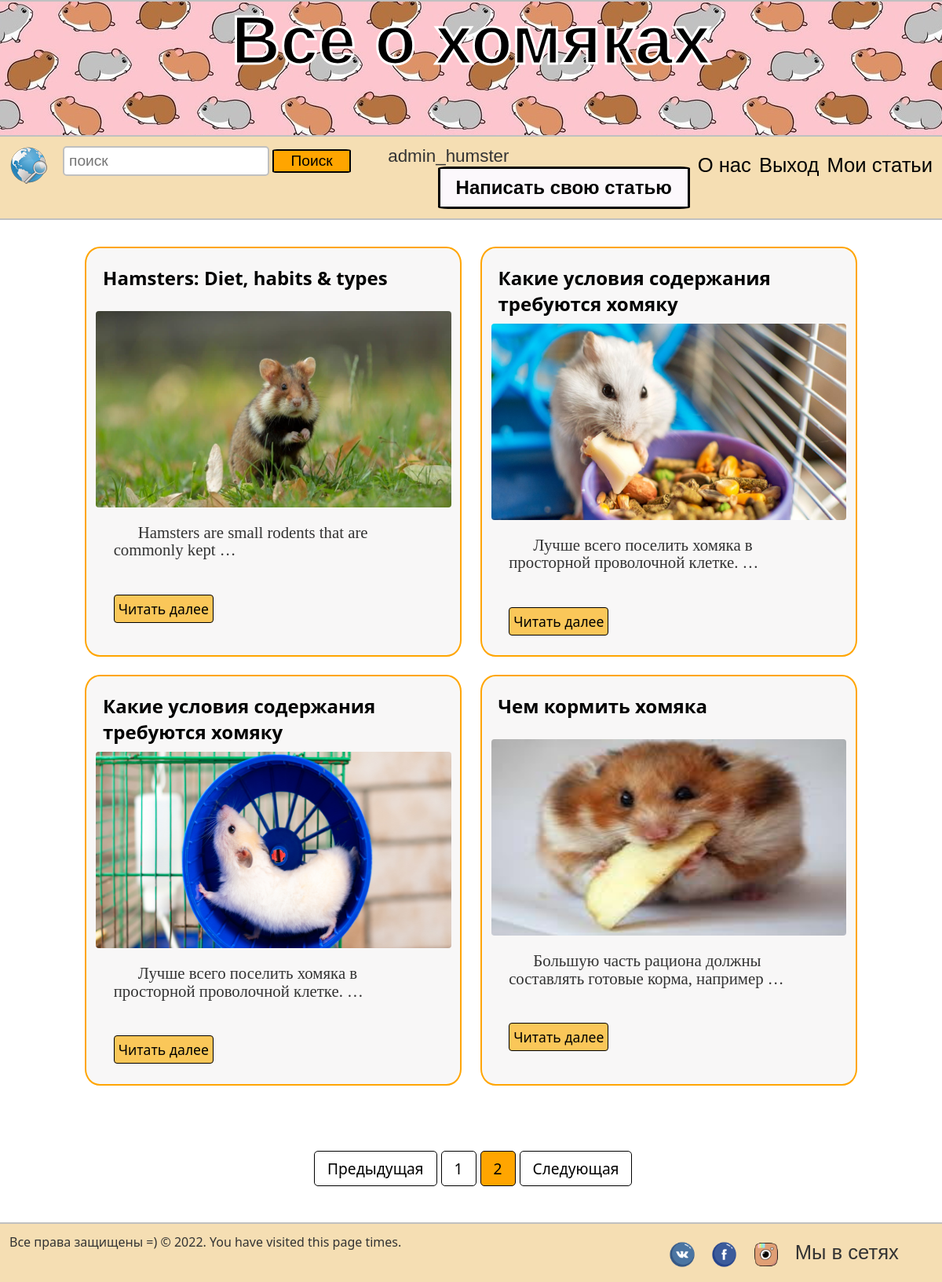
Page /my_articles?page=2 (signed in) on the committed database.
### myblog/models.py (models this page shows, shortened)
class Post(models.Model):
    title = models.CharField(max_length=200)
    url = models.SlugField(null=False, unique=True)
    content = models.TextField()
    image = models.ImageField()
    created_at = models.DateField(default=timezone.now)
    author = models.ForeignKey(User, on_delete=models.CASCADE)

### myblog/views.py (the view)
# urls.py: path('my_articles', UserPostsView.as_view(), name='my_articles'),
class UserPostsView(View):
    def get(self, request, *args, **kwargs):
        posts = Post.objects.filter(author=request.user)
        paginator = Paginator(posts, 6)
        page_number = request.GET.get('page')
        page_obj = paginator.get_page(page_number)
        return render(request, 'myblog/my_articles.html', context={
            'page_obj': page_obj
        })

### myblog/templates/myblog/my_articles.html (shortened to what this page needs)
{% extends './base.html' %}
{% load static %}
{% block content %}
	<div class="wrapper">
		<div class="articles">
            {% if page_obj %}
                {% for post in page_obj %}
                <div class="article">
					<div class="content">
						<div class="title">
							<h4>{{ post.title|safe }}</h4>
						</div>
						<img src="media/{{ post.image }}" title="Humster picture">
						<p>{{ post.content|truncatewords:8 }}</p>
					</div>
					<a href="{% url 'post_detail' slug=post.url %}">Читать далее</a>
                </div>
                {% endfor %}
            {% else %}
            <div class="no_my_article">
                <h2>Вы пока еще не добавили статью</h2>
            </div>
            {% endif %}
		</div>
	</div>
	{% endblock content %}
{% block pagination %}
    <div class="pagin_div">
        <nav class="pagination">
        <ul class="pagination">
            {% if page_obj.has_previous %}
                <a class="" href="?page={{ page_obj.previous_page_number }}" tabindex="-1">Предыдущая</a>
            {% else %}
                <li><a href="#" tabindex="-1">Предыдущая</a></li>
            {% endif %}
            {% for i in page_obj.paginator.page_range %}
                {% if i == page_obj.number %}
                    <li><a href="?page={{ i }}" class="sr-only">{{ i }}</a></li>
                {% else %}
                    <li><a href="?page={{ i }}" >{{ i }}</a></li>
                {% endif %}
            {% endfor %}
        {% if page_obj.has_next %}
            <a class="next" href="?page={{ page_obj.next_page_number }}">Следующая</a>
        {% else %}
            <li class="next"><a href="#">Следующая</a></li>
        {% endif %}
        </ul>
    </nav>
    </div>
    <br>
{% endblock %}

### myblog/templates/myblog/block/navbar.html
{% load static %}
<div id="page-wrap">
		<header>
			<div class="left">
			    <a class="left" href="{% url 'index' %}" title="На главную" id="logo"><img src="{% static 'img/main.png' %}"></a>
			    <form class="left" action="{% url 'search_results' %}" method="get">
					<input type="text" class="field" placeholder="поиск" name="q"/>
		  			<button class="search_button" type="submit">Поиск</button>
				</form>
			</div>
            {% if user.is_authenticated %}
                <span class="signin_login">{{ user }}</span>
                <a href="{% url 'my_articles' %}"><span class="right">Мои статьи</span></a>
                <a href="{% url 'signout' %}"><span class="right">Выход</span></a>
            {% else %}
			    <a href="{% url 'signup' %}"><span class="right">Регистрация</span></a>
				<a href="{% url 'signin' %}"><span class="right">Войти</span></a>
            {% endif %}
                <a href="{% url 'about' %}"><span class="right">О нас</span></a>
				<a href="{% url 'write_article' %}" class="write_article"><h2>Написать свою статью</h2></a>
		</header>
	</div>

### myblog/static/css/style.css (style rules this page uses)
* { margin: 0; padding: 0; outline: none; }
html { height: 100%; }
body { width: 100%; height: 100%; color: #333; background-color: f7f7f7; font-size: 1em; font-family: "Segoe UI", sans-serif; }
a { color: black; text-decoration: none; transition: all.6s ease; -moz-transition: all.6s ease; }
.left { float: left; }
.right { margin-top: 10px; float: right; font-size: 1.6em; font-family: Comic Sans MS, sans-serif; margin-left: 10px; }
header, footer { width: 98%; background-color: wheat; min-height: 50px; float: left; }
header { position:sticky; border-bottom: 2px solid silver; padding: 1%; }
#logo { font-size: 2em; font-family: Comic Sans MS, sans-serif; }
input[type=text].field { border-radius: 5px; border: 2px solid silver; padding: 6px; margin-left: 20px; min-height: 15px; font-size: 1.2em; }
.wrapper { margin-top: 3%; padding: 1%; margin-bottom: 3%; }
.wrapper .articles { width: 100%; margin: 0px 2%; margin-left: auto; margin-right: auto; display: flex; justify-content: center; flex-wrap: wrap; }
li { list-style-type: none; }
.wrapper .articles .article { margin: 1%; min-width: 320px; max-width: 480px; border: 2px solid orange; padding: 1%; box-sizing: border-box; border-radius: 4%; background-color: #F8F7F7; height: auto; }
.wrapper .articles .article img { width: 100%; height: 250px; border-radius: 4px 4px 4px 4px; margin-bottom: 10px; }
.wrapper .articles .article p { margin-left: 5%; width: 90%; text-indent: 1.5em; padding-top: 6px; font-family: Verdana fantasy; line-height: 110%; font-size: 1.3em; min-height: 90px; }
.wrapper .articles .article .content .title { font-weight: normal; font-size: 1.5em; color: black; margin: 2%; min-height: 50px; }
.wrapper .articles .article a { padding: 5px; background-color: #FAC759; margin-left: 5%; margin-bottom: 3%; border-radius: 4px; float: left; border: 1px solid black; font-size: 1.1em; }
#page-wrap { min-height: 4%; margin-bottom: 10px; height: 10%; }
.write_article { border: 3px solid black; border-radius: 4%; padding: 10px 20px; background-color: #FCF8FC; float: right; font-size: 1em; font-family: Comic Sans MS, sans-serif; margin-left: 10px; }
#page-wrap:after { content: ""; display: block; }
.search_button { width: 100px; border: 2px solid black; background: orange; border-radius: 6%; cursor: pointer; font-family: Comic Sans MS, sans-serif; font-size: 1.2em; min-height: 15px; padding: 2px; }
.signin_login { margin-left: 4%; font-family: Comic Sans MS, sans-serif; font-size: 1.4em; }
.pagin_div { width: 400px; margin-left: auto; margin-right: auto; padding-top: 2%; padding-bottom: 2%; }
.pagination { display: flex; column-gap: 5px; }
.pagination a { color: black; float: left; padding: 8px 16px; text-decoration: none; border: 1px solid black; border-radius: 5px; font-size: 1.2em; }
.pagination .sr-only { background: orange; }

### rows in the picture
Post: title "Hamsters: Diet, habits & types", image (picture), content "Hamsters are small rodents that are commonly kept …"
Post: title "Какие условия содержания требуются хомяку", image (picture), content "Лучше всего поселить хомяка в просторной проволочной клетке. …"
Post: title "Какие условия содержания требуются хомяку", image (picture), content "Лучше всего поселить хомяка в просторной проволочной клетке. …"
Post: title "Чем кормить хомяка", image (picture), content "Большую часть рациона должны составлять готовые корма, например …"

### other values in the picture
{{ user }} "admin_humster"
{{ i }} "1"
{{ i }} "2"
